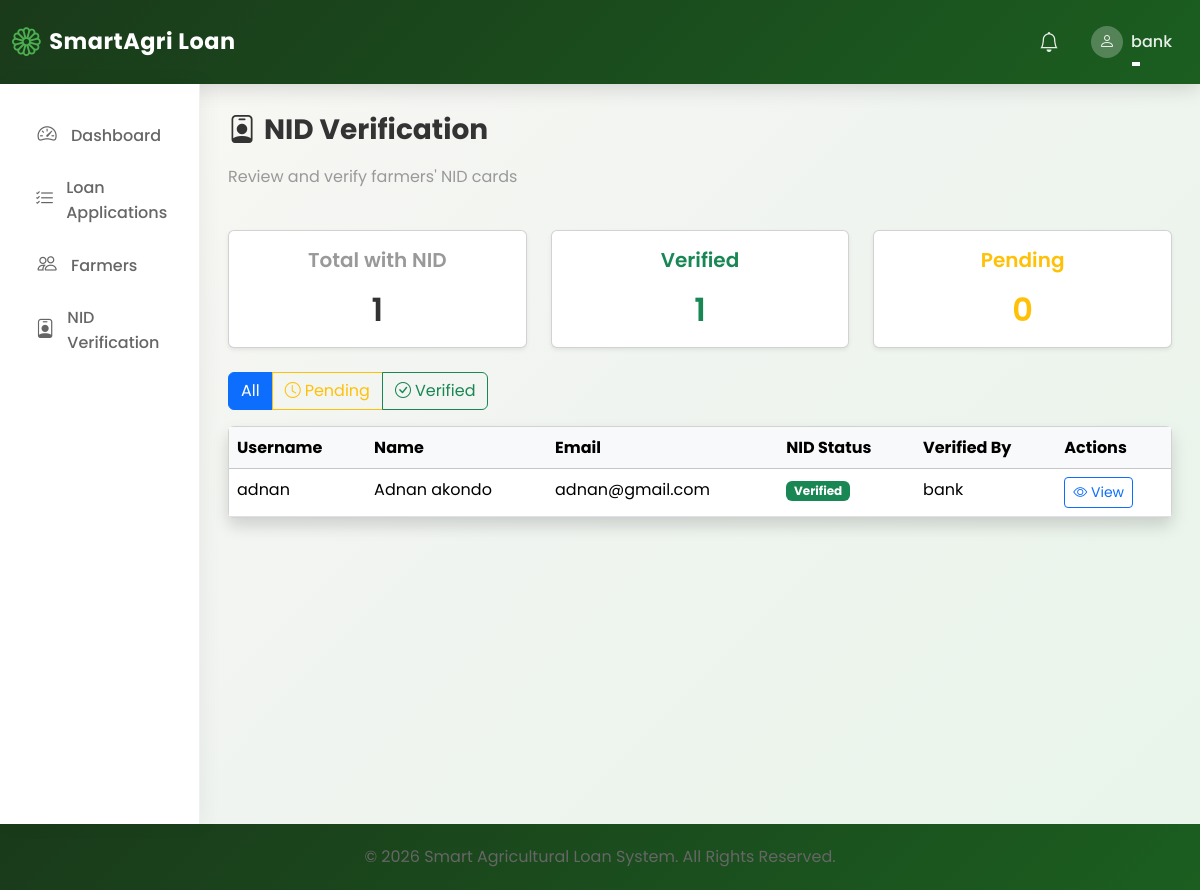
Before: /nid/verification/ (signed in) with the older database file.
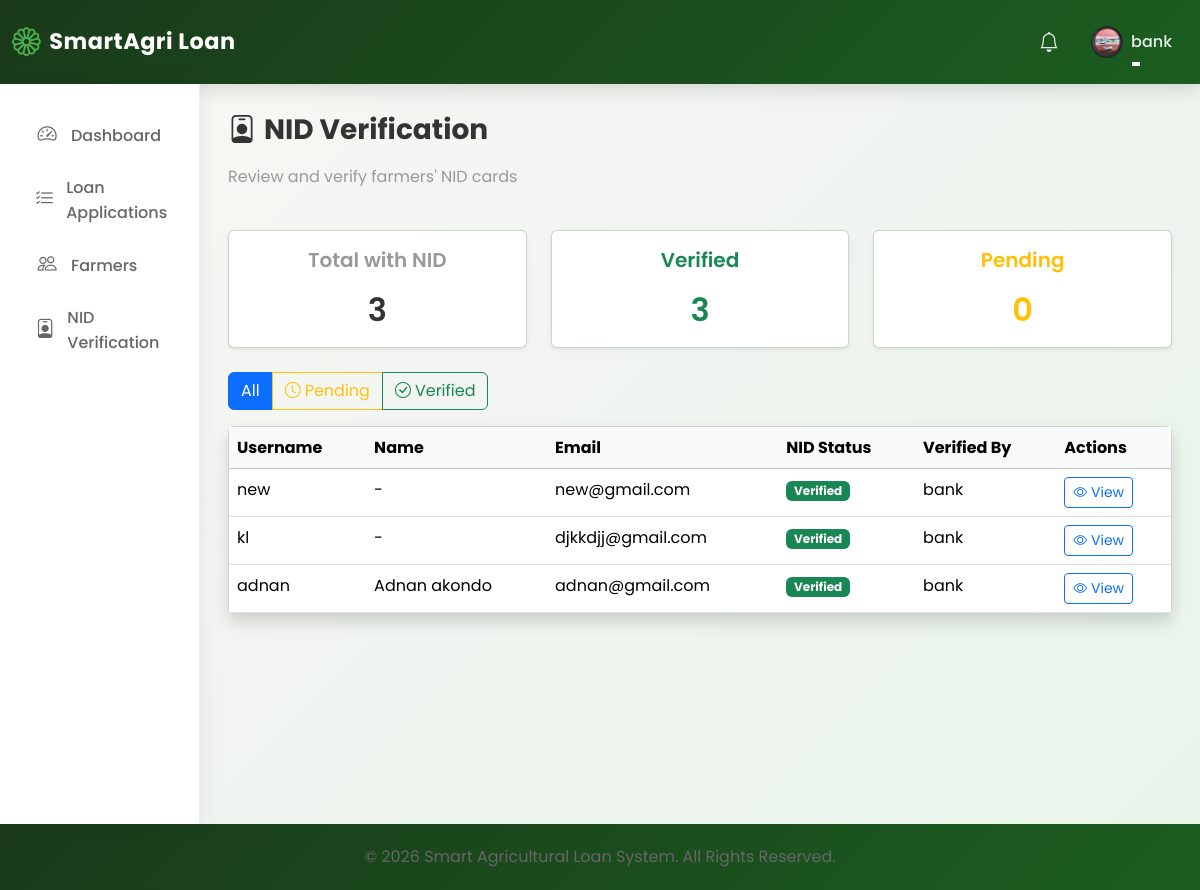
After: the same page with the newer database file.
### loan_app/models.py (models this page shows, shortened)
class User(AbstractUser):
    ROLE_CHOICES = [
        ("Farmer", "Farmer"),
        ("Bank Officer", "Bank Officer"),
        ("Admin", "Admin"),
    ]
    role = models.CharField(max_length=20, choices=ROLE_CHOICES, default="Farmer")
    is_approved = models.BooleanField(
        default=False, help_text="For Bank Officers - requires admin approval"
    )
    phone_number = models.CharField(max_length=20, blank=True)
    profile_picture = models.ImageField(
        upload_to="profile_pictures/", blank=True, null=True
    )
    is_verified = models.BooleanField(default=False)
    nid_card_front = models.FileField(
        upload_to="nid_cards/",
        blank=True,
        null=True,
        help_text="Upload NID card front side",
    )
    nid_card_back = models.FileField(
        upload_to="nid_cards/",
        blank=True,
        null=True,
        help_text="Upload NID card back side",
    )
    nid_verified = models.BooleanField(
        default=False, help_text="Whether NID has been verified by bank officer"
    )
    nid_verified_by = models.ForeignKey(
        "self",
        on_delete=models.SET_NULL,
        null=True,
        blank=True,
        related_name="nid_verifications",
    )
    nid_verified_at = models.DateTimeField(null=True, blank=True)
    nid_number = models.CharField(
        max_length=20,
        blank=True,
        unique=True,
        null=True,
        help_text="National ID number (unique per farmer)",
    )

### loan_app/views.py (the view)
@login_required
def nid_verification_list(request):
    if not (request.user.is_staff or request.user.role == "Bank Officer"):
        messages.error(request, "You do not have permission to view this page.")
        return redirect("home")
    farmers = (
        User.objects.filter(role="Farmer")
        .exclude(nid_card_front="")
        .exclude(nid_card_front__isnull=True)
        .order_by("-nid_verified", "-date_joined")
    )
    nid_filter = request.GET.get("nid_status")
    if nid_filter == "verified":
        farmers = farmers.filter(nid_verified=True)
    elif nid_filter == "pending":
        farmers = farmers.filter(nid_verified=False)
    paginator = Paginator(farmers, 20)
    page_number = request.GET.get("page")
    page_obj = paginator.get_page(page_number)
    context = {
        "page_obj": page_obj,
        "nid_filter": nid_filter,
        "total_farmers_with_nid": User.objects.filter(role="Farmer")
        .exclude(nid_card_front="")
        .exclude(nid_card_front__isnull=True)
        .count(),
        "verified_count": User.objects.filter(role="Farmer", nid_verified=True).count(),
        "pending_count": User.objects.filter(role="Farmer", nid_verified=False)
        .exclude(nid_card_front="")
        .exclude(nid_card_front__isnull=True)
        .count(),
    }
    return render(request, "bank_officer/nid_verification_list.html", context)

### templates/bank_officer/nid_verification_list.html (shortened to what the changed rows need)
{% extends 'base.html' %}
{% block content %}
<div class="row mb-4">
    <div class="col-md-4">
        <div class="card shadow-sm">
            <div class="card-body text-center">
                <h5 class="text-muted">Total with NID</h5>
                <h2 class="mb-0">{{ total_farmers_with_nid }}</h2>
            </div>
        </div>
    </div>
    <div class="col-md-4">
        <div class="card shadow-sm">
            <div class="card-body text-center">
                <h5 class="text-success">Verified</h5>
                <h2 class="mb-0 text-success">{{ verified_count }}</h2>
            </div>
        </div>
    </div>
    <div class="col-md-4">
        <div class="card shadow-sm">
            <div class="card-body text-center">
                <h2 class="mb-0 text-warning">{{ pending_count }}</h2>
            </div>
        </div>
    </div>
</div>
<div class="row">
    <div class="col-12">
        <div class="card shadow">
            <div class="card-body p-0">
                <div class="table-responsive">
                    <table class="table table-hover mb-0">
                        <thead class="table-light">
                            <tr>
                                <th>Username</th>
                                <th>Name</th>
                                <th>Email</th>
                                <th>NID Status</th>
                                <th>Verified By</th>
                                <th>Actions</th>
                            </tr>
                        </thead>
                        <tbody>
                            {% for farmer in page_obj %}
                            <tr>
                                <td>{{ farmer.username }}</td>
                                <td>{{ farmer.first_name }} {{ farmer.last_name|default:"-" }}</td>
                                <td>{{ farmer.email }}</td>
                                <td>
                                    {% if farmer.nid_verified %}
                                        <span class="badge bg-success">Verified</span>
                                    {% else %}
                                        <span class="badge bg-warning text-dark">Pending</span>
                                    {% endif %}
                                </td>
                                <td>
                                    {% if farmer.nid_verified_by %}
                                        {{ farmer.nid_verified_by.username }}
                                    {% else %}
                                        <span class="text-muted">-</span>
                                    {% endif %}
                                </td>
                                <td>
                                    <a href="{% url 'verify_nid' user_id=farmer.id %}" class="btn btn-sm btn-outline-primary">
                                        <i class="bi bi-eye"></i> {% if farmer.nid_verified %}View{% else %}Verify{% endif %}
                                    </a>
                                </td>
                            </tr>
                            {% endfor %}
                        </tbody>
                    </table>
                </div>
            </div>
        </div>
    </div>
</div>
{% endblock %}

### templates/base.html (shortened to what the changed rows need)
{% load static %}
<!DOCTYPE html>
<html lang="en">
<head>
    <link href="https://cdn.jsdelivr.net/npm/bootstrap@5.3.2/dist/css/bootstrap.min.css" rel="stylesheet">
    <link rel="stylesheet" href="https://cdn.jsdelivr.net/npm/bootstrap-icons@1.11.1/font/bootstrap-icons.css">
    <link rel="stylesheet" href="{% static 'css/custom.css' %}">
</head>
<body>
    <nav class="navbar navbar-expand-lg navbar-dark navbar-custom">
        <div class="container-fluid">
            <div class="collapse navbar-collapse" id="navbarNav">
                <ul class="navbar-nav ms-auto align-items-center">
                    <li class="nav-item dropdown">
                        <a class="nav-link dropdown-toggle d-flex align-items-center" href="#" role="button" data-bs-toggle="dropdown">
                            {% if user.profile_picture %}
                                <img src="{{ user.profile_picture.url }}" class="rounded-circle me-2" style="width: 32px; height: 32px; object-fit: cover;">
                            {% else %}
                                <div class="rounded-circle bg-white bg-opacity-25 d-flex align-items-center justify-content-center me-2" style="width: 32px; height: 32px;">
                                    <i class="bi bi-person"></i>
                                </div>
                            {% endif %}
                            <span>{{ user.username }}</span>
                        </a>
                    </li>
                </ul>
            </div>
        </div>
    </nav>
    <div class="container-fluid">
        <div class="row">
            <div class="col-md-10 content-wrapper">
                {% block content %}{% endblock %}
            </div>
        </div>
    </div>
</body>
</html>

Changed rows visible on the page:
changed User (number 1 of 4 on the later page): profile_picture: picture added
added User: username "new", last_name "-", email "new@gmail.com", nid_verified "Verified", nid_verified_by.username "bank"
now on this page (row edited): User: username "kl", last_name "-", email "djkkdjj@gmail.com", nid_verified "Verified", nid_verified_by.username "bank"
Other visible differences:
{{ total_farmers_with_nid }}: "1" → "3"
{{ verified_count }}: "1" → "3"
